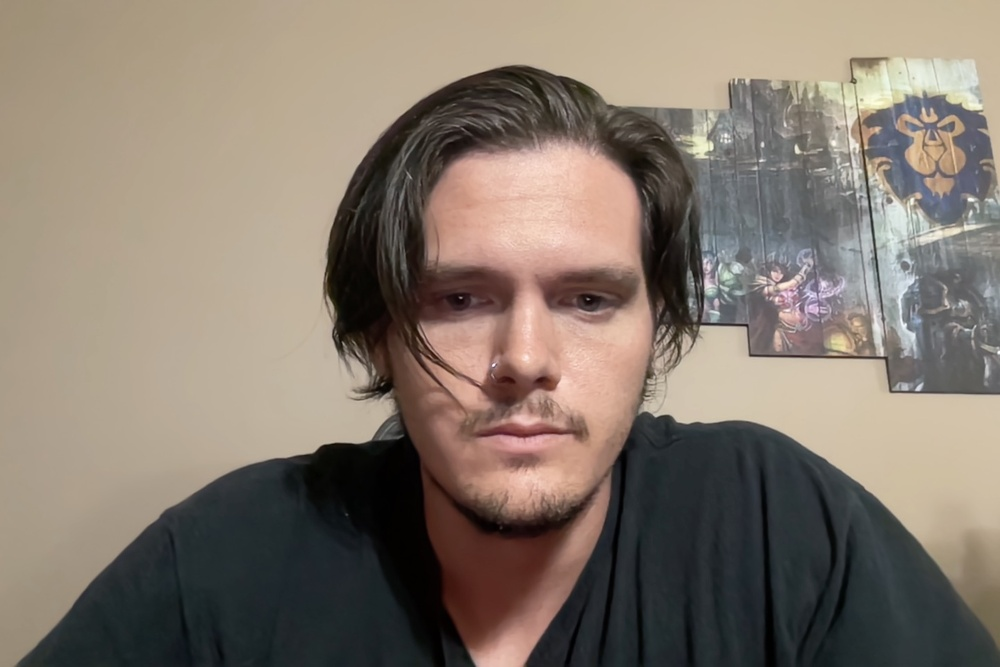
#> input picture images/example.jpg, 1000 x 667 px, shrunk from 1440 x 960 before the run, found by its file name
$ python face_recognition.py
#> lines starting #> are read from the running program, lines starting #| are printed output that depends on the picture; after the words box and inside, x2 and y2 are one past the last pixel; in counts of white or black regions, pixels touching at a corner belong together
import cv2

#Create Classifiers
face_classifier = cv2.CascadeClassifier('haarcascades/haarcascade_frontalface_default.xml')
eye_classifier = cv2.CascadeClassifier('haarcascades/haarcascade_eye.xml')

# Read Image, Convert to Grayscale, Run Classifiers
image = cv2.imread('images/example.jpg')
#> image is the input picture: shape (667, 1000, 3); mean B, G, R 109.3, 120.8, 132.5
image_gray = cv2.cvtColor(image, cv2.COLOR_BGR2GRAY)
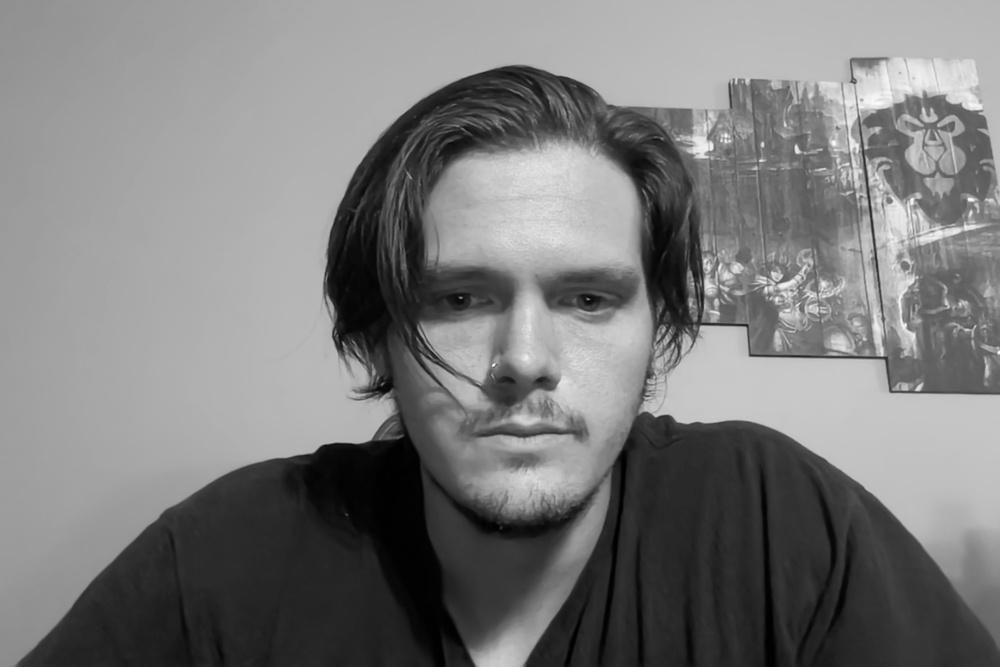
#> image_gray: shape (667, 1000); min 0, max 254, mean 123
face = face_classifier.detectMultiScale(image_gray, 1.1, 4)
#> face = [[832, 238, 32, 32], [363, 172, 324, 324]]

# Create Rectangles
for (x, y, w, h) in face:
    cv2.rectangle(image, (x, y), (x+w, y+h), (255, 255, 0), 2)
    roi_gray = image_gray[y:y+h, x:x+w]
    roi_color = image[y:y+h, x:x+w]
    eyes = eye_classifier.detectMultiScale(roi_gray)
    for (ex, ey, ew, eh) in eyes:
        cv2.rectangle(roi_color, (ex, ey), (ex+ew, ey+eh), (0, 127, 255), 2)
#> this loop made 2 passes
#> pass 1, `roi_gray = image_gray[y:y+h, x:x+w]`:
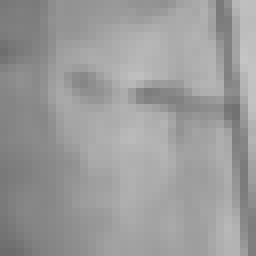
#> roi_gray: shape (32, 32) (shown 8 times larger); min 108, max 197, mean 155.3
#> pass 1, `roi_color = image[y:y+h, x:x+w]`:
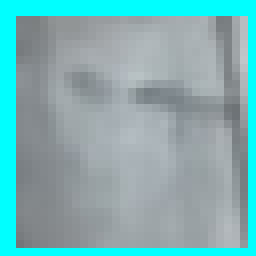
#> roi_color: shape (32, 32, 3) (shown 8 times larger); mean B, G, R 179.2, 176.2, 124.9
#> pass 2, `roi_gray = image_gray[y:y+h, x:x+w]`:
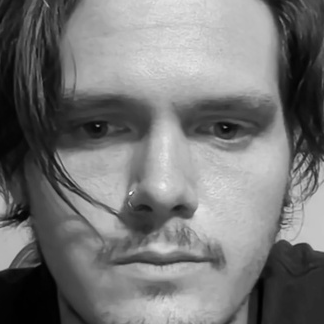
#> roi_gray: shape (324, 324); min 0, max 248, mean 117.7
#> pass 2, `roi_color = image[y:y+h, x:x+w]`:
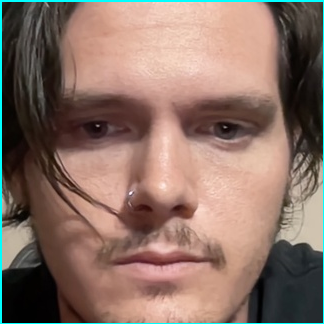
#> roi_color: shape (324, 324, 3); mean B, G, R 102.2, 113.1, 137.9
#> after the loop:
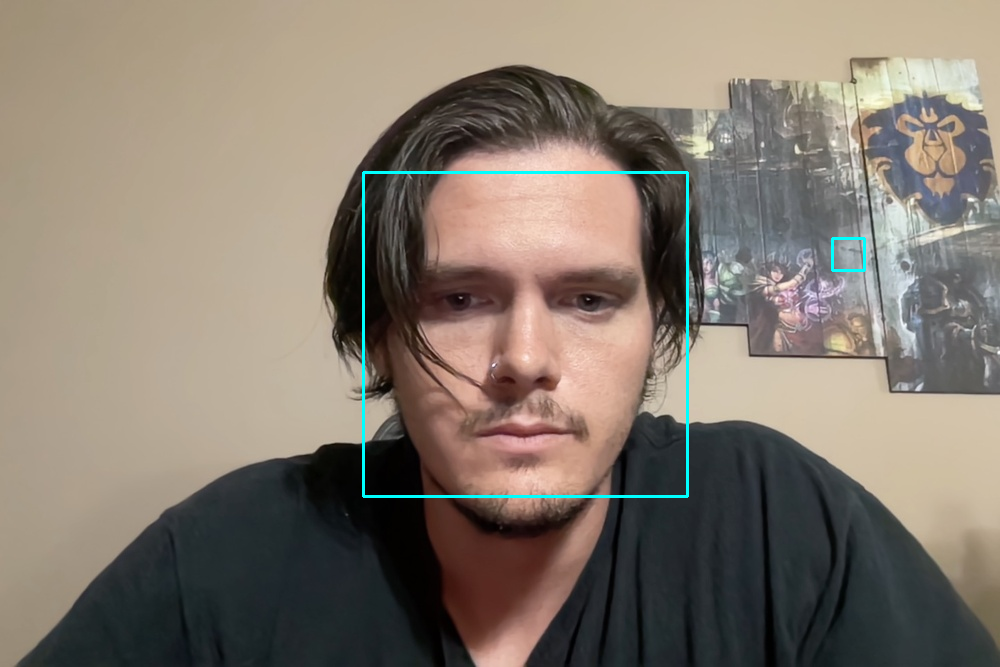
#> image: shape (667, 1000, 3); 0.64% of pixels changed, all inside (x1, y1, x2, y2) = (362, 171, 866, 498)

#Show Final Image
cv2.imshow('image', image)
cv2.waitKey(0)

# Models:
# github.com/opencv/blob/master/data/haarcascades/
# haarcascade_frontalface_default.xml
# haarcascade_eye.xml
